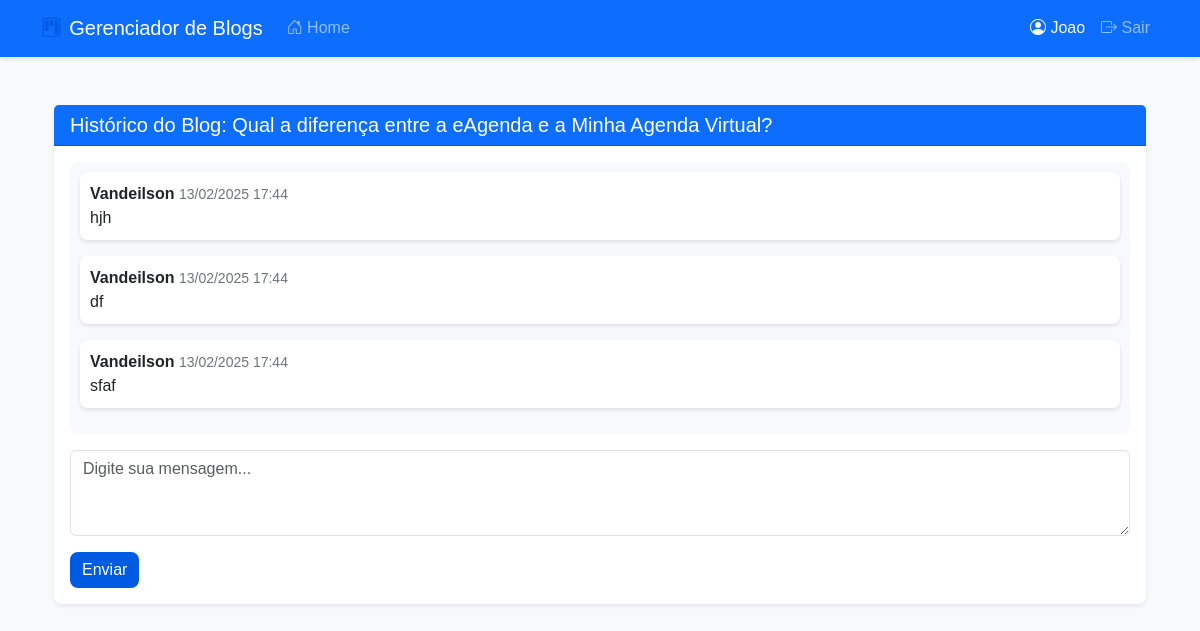
Screenshot of /task/12/chat (signed in) with the database file from the repository.
### app.py (models this page shows)
class Task(db.Model):
    id = db.Column(db.Integer, primary_key=True)
    title = db.Column(db.String(200), nullable=False)
    status = db.Column(db.String(20), default='pending')
    priority = db.Column(db.Integer, default=3)
    deadline = db.Column(db.DateTime)
    created_at = db.Column(db.DateTime, default=datetime.utcnow)
    updated_at = db.Column(db.DateTime, default=datetime.utcnow, onupdate=datetime.utcnow)
    assigned_to = db.Column(db.Integer, db.ForeignKey('user.id'))
    url = db.Column(db.String(500))
    is_active = db.Column(db.Boolean, default=True)
    comments = db.relationship('TaskComment', backref='task', lazy=True, order_by='TaskComment.created_at')

class TaskComment(db.Model):
    id = db.Column(db.Integer, primary_key=True)
    task_id = db.Column(db.Integer, db.ForeignKey('task.id'), nullable=False)
    user_id = db.Column(db.Integer, db.ForeignKey('user.id'), nullable=False)
    message = db.Column(db.Text, nullable=False)
    created_at = db.Column(db.DateTime, default=lambda: datetime.now(brasilia_tz))

class User(db.Model):
    id = db.Column(db.Integer, primary_key=True)
    username = db.Column(db.String(80), unique=True, nullable=False)
    password = db.Column(db.String(120), nullable=False)
    role = db.Column(db.String(20), nullable=False, default='reviewer')
    tasks = db.relationship('Task', backref='assignee', lazy=True)
    comments = db.relationship('TaskComment', backref='user', lazy=True)

### app.py (the view)
@app.route('/task/<int:task_id>/chat')
@login_required
def task_chat(task_id):
    task = Task.query.get_or_404(task_id)
    comments = TaskComment.query.filter_by(task_id=task.id).order_by(TaskComment.created_at.asc()).all()
    return render_template('chat.html', task=task, comments=comments)

### app.py (called while the page is built)
def login_required(f):
    @wraps(f)
    def decorated_function(*args, **kwargs):
        if 'user_id' not in session:
            return redirect(url_for('login'))
        return f(*args, **kwargs)
    return decorated_function

### templates/chat.html (shortened to what this page needs)
{% extends "base.html" %}
{% block content %}
<div class="container mt-4">
    <div class="card">
        <div class="card-header bg-primary text-white">
            <h5 class="mb-0">Histórico do Blog: {{ task.title }}</h5>
        </div>
        <div class="card-body">
            <div id="chatHistory" class="mb-3" style="max-height: 400px; overflow-y: auto;">
                {% for comment in comments %}
                <div class="mb-3">
                    <strong>{{ comment.user.username }}</strong>
                    <small class="text-muted">{{ comment.created_at.strftime('%d/%m/%Y %H:%M') }}</small>
                    <p class="mb-0">{{ comment.message }}</p>
                </div>
                {% endfor %}
            </div>
            <form id="chatForm">
                <div class="mb-3">
                    <textarea class="form-control" id="messageInput" rows="3" placeholder="Digite sua mensagem..."></textarea>
                </div>
                <button type="submit" class="btn btn-primary">Enviar</button>
            </form>
        </div>
    </div>
</div>
{% endblock %}

### static/css/style.css (style rules this page uses)
:root { --primary-color: #005ae2; --secondary-color: #6c757d; --success-color: #198754; --danger-color: #dc3545; --warning-color: #ffc107; --info-color: #0dcaf0; --light-color: #f8f9fa; --dark-color: #343a40; --border-radius: 8px; --transition-speed: 0.3s; }
body { min-height: 100vh; display: flex; flex-direction: column; background-color: var(--light-color); color: var(--dark-color); font-family: 'Arial', sans-serif; }
.card { border: none; box-shadow: 0 0.125rem 0.25rem rgba(0, 0, 0, 0.075); transition: transform var(--transition-speed) ease-in-out, box-shadow var(--transition-speed) ease-in-out; border-radius: var(--border-radius); }
.card-header { background-color: var(--primary-color); color: white; border-radius: var(--border-radius) var(--border-radius) 0 0; }
.btn { border-radius: var(--border-radius); transition: all var(--transition-speed) ease-in-out; }
.btn-primary { background-color: var(--primary-color); border: none; }
#chatHistory { background-color: var(--light-color); border-radius: var(--border-radius); padding: 10px; max-height: 200px; overflow-y: auto; }
#chatHistory div { background-color: white; padding: 10px; border-radius: var(--border-radius); margin-bottom: 10px; box-shadow: 0 2px 4px rgba(0, 0, 0, 0.1); }
#chatHistory { background-color: var(--light-color); border-radius: var(--border-radius); padding: 10px; max-height: 400px; overflow-y: auto; }
#chatHistory .text-muted { color: var(--secondary-color) !important; }

### rows the page displays
Task: title "Qual a diferença entre a eAgenda e a Minha Agenda Virtual?"
TaskComment: user.username "Vandeilson", created_at "13/02/2025 17:44", message "hjh"
TaskComment: user.username "Vandeilson", created_at "13/02/2025 17:44", message "df"
TaskComment: user.username "Vandeilson", created_at "13/02/2025 17:44", message "sfaf"

### other values shown
{{ session.get('username') }} "Joao"
